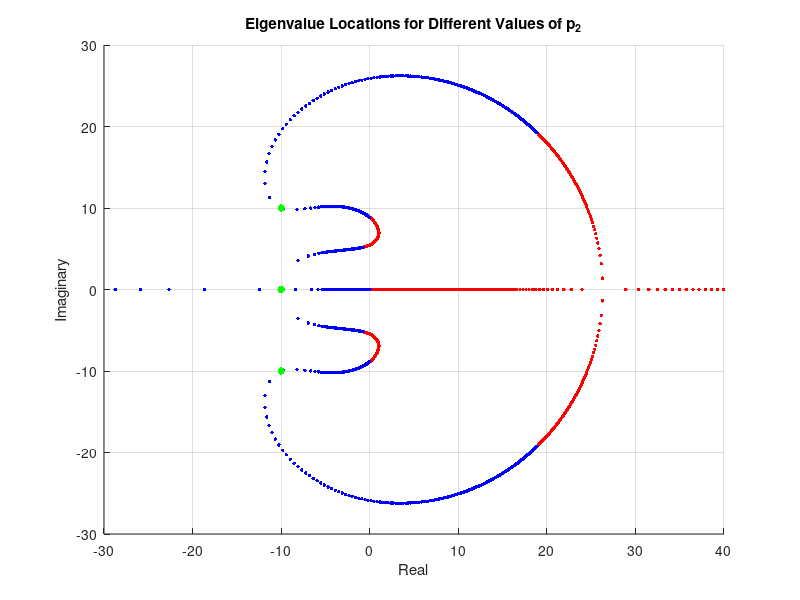

Here is the MATLAB script that generated this plot:
% Constants
g = 9.81;   % m/s^2
L = 0.125;  % distance from pendulum's centre of mass to pivot in m
a = 0.016;  % radius of pulley in m
m = 0.32;   % mass of pendulum in kg
M = 0.7;    % mass of carriage in kg
I = 8e-5;   % moment of inertia on motor shaft in kg m^2
km = 0.08;  % torque motor constant in Nm/A
ka = -0.50; % amplifier constant in A/V
gamma = M/m + I/(m*a^2);

% State-space matrices
omega_1 = sqrt(g/L);
omega_0 = omega_1 * sqrt(1 + 1/gamma);

Ac = [0, 1, 0, 0;
      0, 0, omega_1^2 - omega_0^2, 0;
      0, 0, 0, 1;
      0, 0, -omega_0^2, 0];

B = [0; 1; 0; 1];

Sc = diag([-1/12.5, -1/2.23, L/3.18, L/0.64]);

opamp_c = diag([-20, -30, 20, -10]);  % for crane controller

Cc = -(ka*km/(m*a*gamma)) * (Sc \ opamp_c);

% Create state-space model
sys = ss(Ac, B, Cc, 0);

% Define gain range for k2
p2_range = [-logspace(5, -3, 1000), logspace(-3, 5, 1000)];  % Adjust the range and number of gains as needed

% Set fixed values for k1, k3, and k4

alpha = 10; beta = 10; omega = 10;
om12 = omega_1^2; om02 = omega_0^2;
k1 = 2*omega^2*alpha*beta/om12;
k2 = (2*omega^2*(alpha+beta)+2*omega*alpha*beta)/om12;
k3 = 2*omega^2+2*omega*(alpha+beta)+alpha*beta-om02-k1;
k4 = 2*omega+alpha+beta-k2;

P = [k1, k2, k3, k4] / Cc;
p1 = P(1); p2 = P(2); p3 = P(3); p4 = P(4);

P

figure;
hold on;
for p2_iter = p2_range
    P_p = [p1, p2_iter, p3, p4];
    eig_values_p = eig(Ac - B * P_p * Cc);
    if p2_iter > 0
        plot(real(eig_values_p), imag(eig_values_p), 'b.', 'MarkerSize', 8);
    else
        plot(real(eig_values_p), imag(eig_values_p), 'r.', 'MarkerSize', 8);
    end
end

eig_values_p = eig(Ac - B * P * Cc);
plot(real(eig_values_p), imag(eig_values_p), 'g.', 'MarkerSize', 16);

xlabel('Real');
ylabel('Imaginary');
xlim([-30,40]);
ylim([-30,30])
title('Eigenvalue Locations for Different Values of p_2');
grid on;
